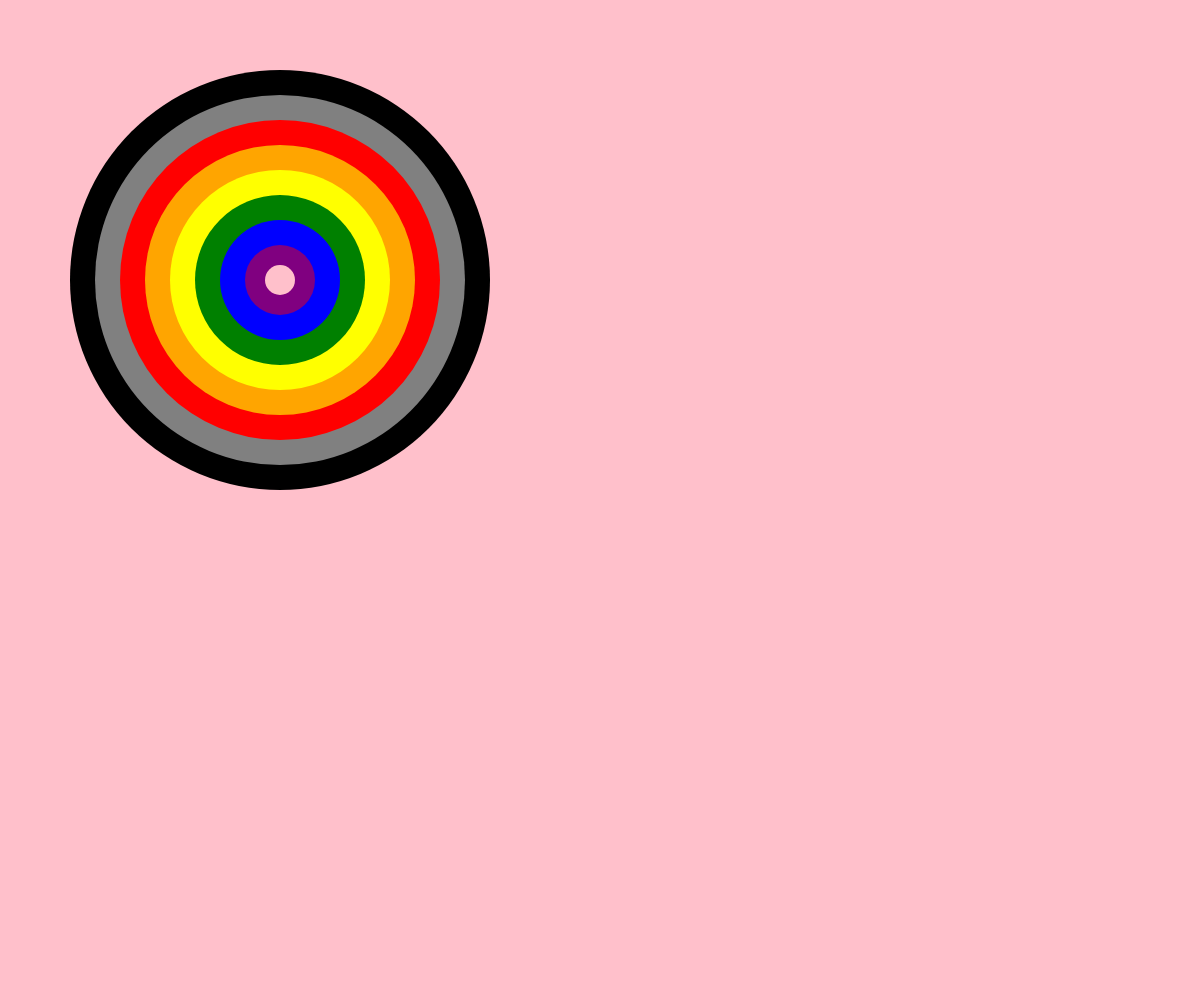
Frame 1 (no input)
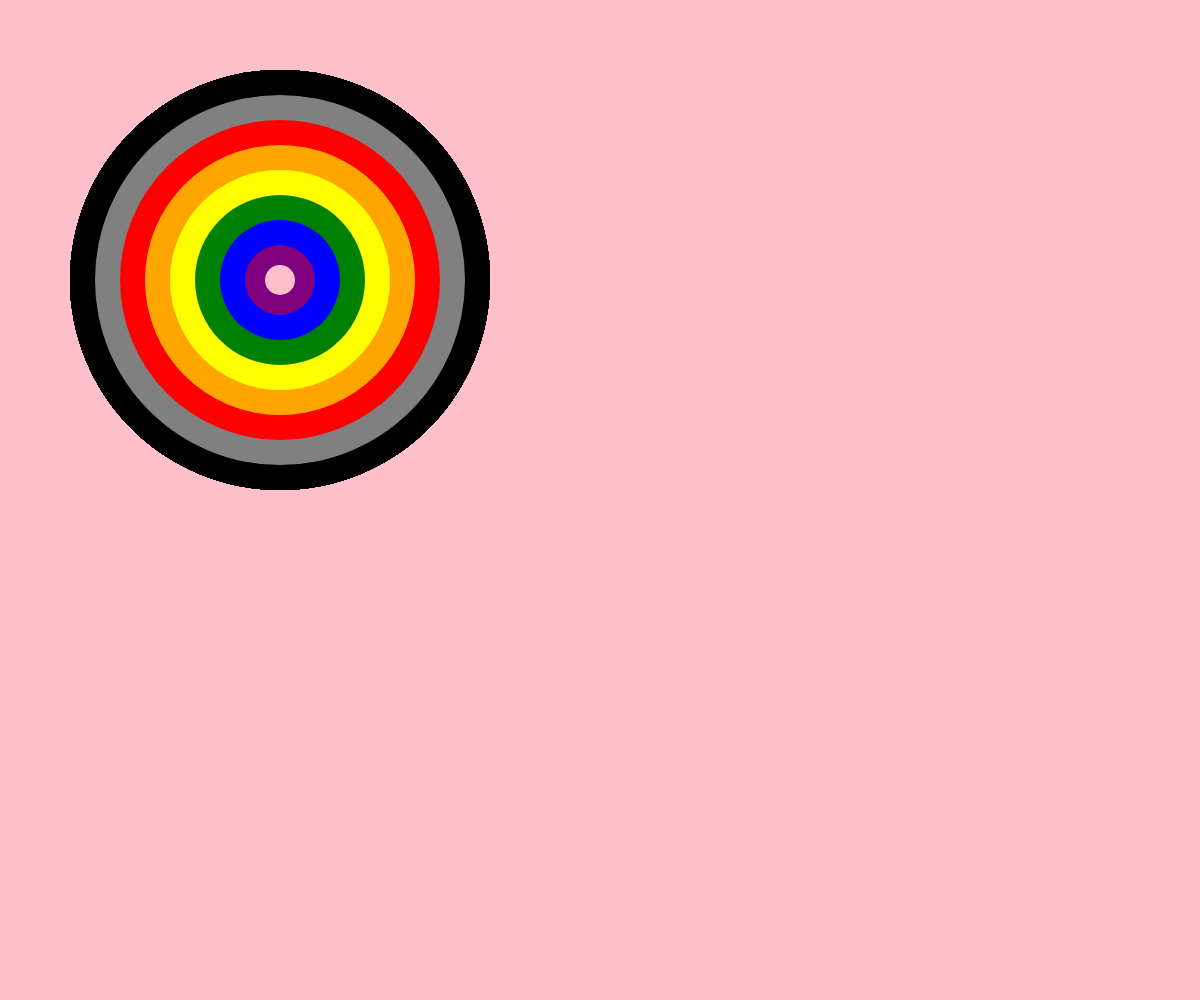
Frame 60 (no input)
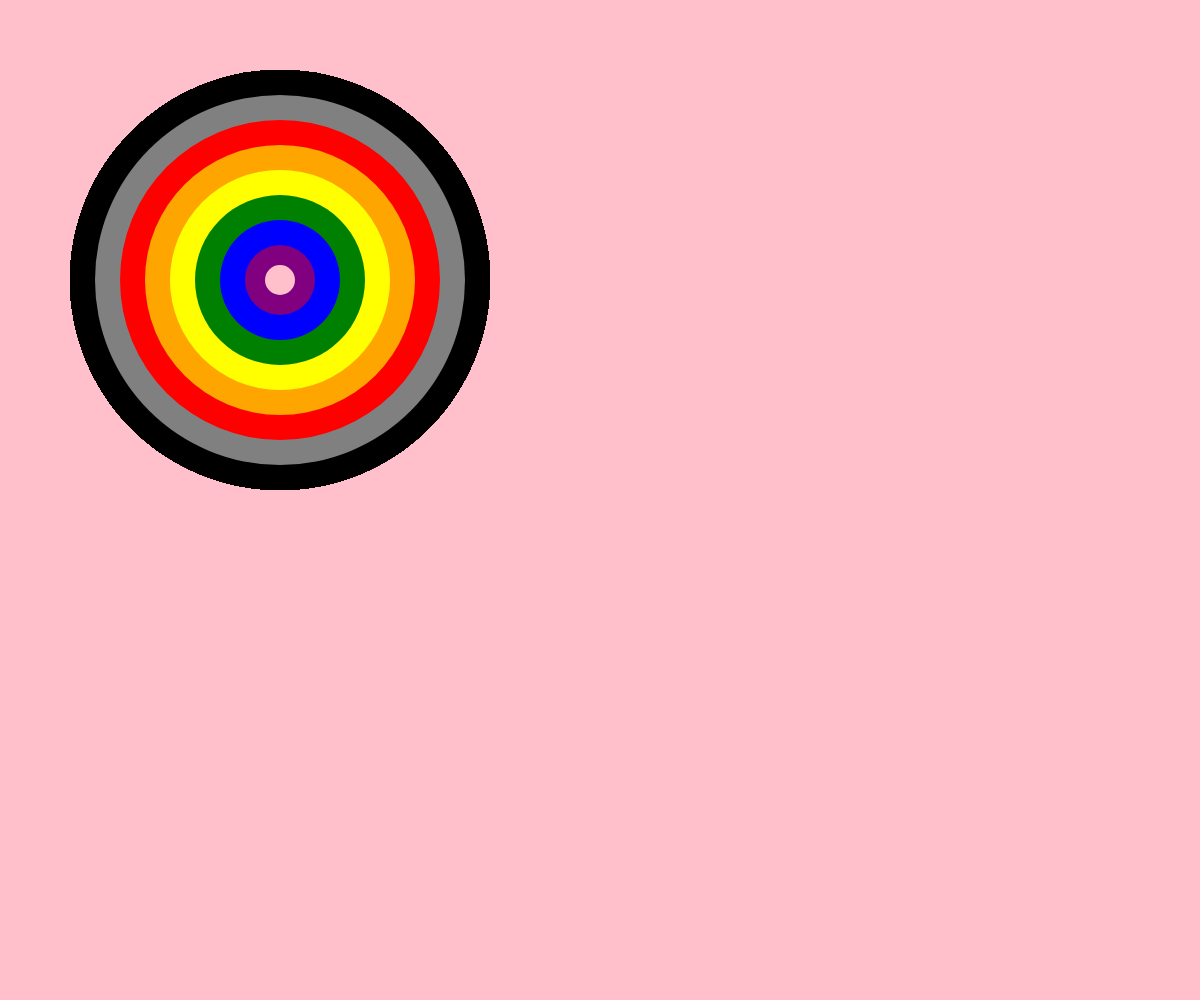
Frame 120 (the mouse pressed at the canvas centre since frame 60)

The p5.js sketch that drew these frames (run headless with seeded random() and noise() and a simulated clock; from frame 60 on, the mouse is pressed at the canvas centre):

// p5.js sketch
// ── sketch.js
//READ ME

// Hello WK 3,4,7 Homeworks are in their respected folders.
// wk3 text = Poem, wk4 flag = Color, wk7 = music player




let colors = ['black','grey', 'red','orange','yellow','green','blue', 'purple','white','pink'];

function setup() {
  
    createCanvas(innerWidth, innerHeight);
    background(colors[9]);
    
	console.log(colors.length);
}


function draw() { 
	
/*/ 3 rows circles (x,y,d), each row has 5    
//for loop method
	
    noLoop();
	for(let i=0; i<colors.length; i++) {
    for(let x = 0; x<5; x++){
        for(let y=0; y<3; y++){
   
        let size = random(75);
		//let size = (75);
        noStroke;
		fill(colors[i]);
        circle(138+x*110, 80+y*110, size);
	}
	}
	}*/
	
	//Dr. Liu circle
	for(let i=0; i<colors.length; i++) {
		noStroke();
		fill(colors[i]);
		circle(280,280,420 - i*50);
	}
	
}
